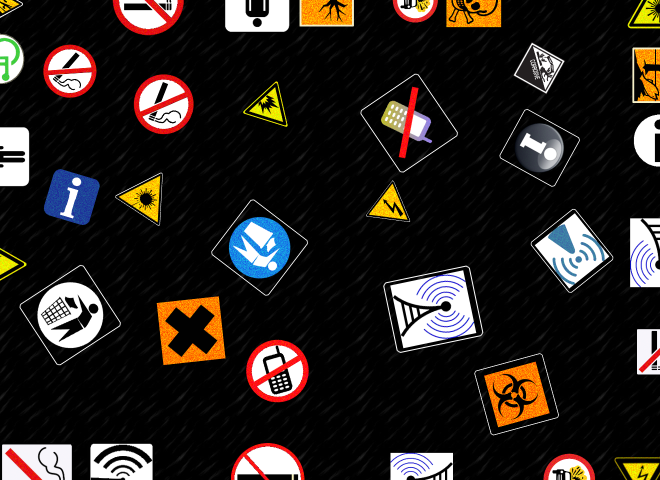
%> input picture TRABALHO_2/Seq39x/imagens/svpi2023_TP2_img_391_09.png, 1320 x 960 px (shown at 1/2 size); its folder holds only this picture in this run
$ octave counter_v3.m   (GNU Octave 9; MATLAB toolbox functions it lacks are replaced by stand-ins)
%> lines starting %> are read from the running program, lines starting %| are printed output that depends on the picture; in (x1, y1, x2, y2) boxes, pixels count from 0 and x2, y2 are one past the last pixel; in counts of white or black regions, pixels touching at a corner belong together; the program's own positions count from 1
clear all
close all
clc
%function tp2_97746()
nn = 97746;

dificuldade = 1; % 1-hardest; 2-mid; 3 - easier

% lista = dir("Imagens de Referência/frame/svpi2023_TP2_img_*"+dificuldade+"_*.png");
% lista = dir("Imagens de Referência/noframe/svpi2023_TP2_img_*"+dificuldade+"_*.png");
 lista = dir("Seq39x/imagens/svpi2023_TP2_img_*"+dificuldade+"_*.png");
% lista = dir("../svpi2023_TP2_img_*"+dificuldade+"_*.png");

num_files = size(lista,1);
matrix = zeros(num_files,18);
for i=1:num_files
    tic
    file = lista(i).name;
    num_seq = str2double(file(18:20));
    num_img = str2double(file(22:23));
    image = im2double(imread([lista(i).folder,'\',lista(i).name]));
    %imshow(image)
    figure
    [obj_border,obj_ok,obj_frame,bio,cor,elec,explo,info,laser,lit,phone,smoking,tox,wc,wifi] = func_identifier(image);
% [9 lines not run here, left out]
function [obj_border,obj_ok,obj_frame,bio,cor,elec,explo,info,laser,lit,phone,smoking,tox,wc,wifi] = func_identifier(image)
obj_border = 0;
obj_ok = 0;
obj_frame = 0;
bio = 0;
cor = 0;
elec = 0;
explo = 0;
info = 0;
laser = 0;
lit = 0;
phone = 0;
smoking = 0;
tox = 0;
wc = 0;
wifi = 0;

Z_hsv = rgb2hsv(image);
%> Z_hsv: size 960x1320x3 double; mean H, S, V 0.0408, 0.078, 0.178
Z = Z_hsv(:,:,3);
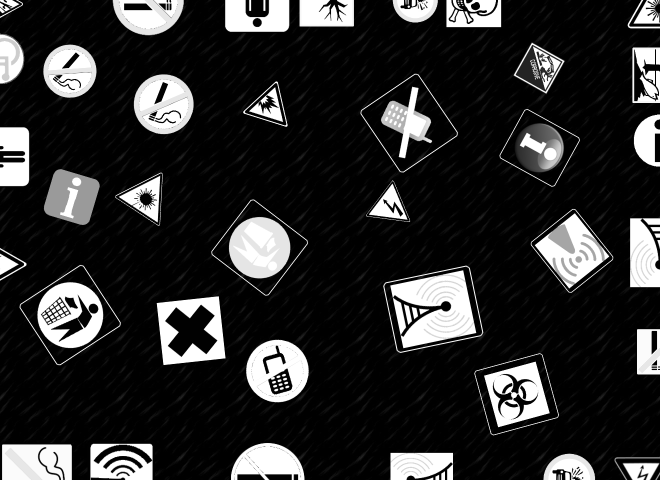
%> Z: size 960x1320 double (shown at 1/2 size); min 0, max 1, mean 0.178
Z = imadjust(Z);
Z = autobin(Z);
%> in autobin, `mask = graythresh(A);`: mask = 0.475
%> in autobin, `Z = imbinarize(A,mask);`:
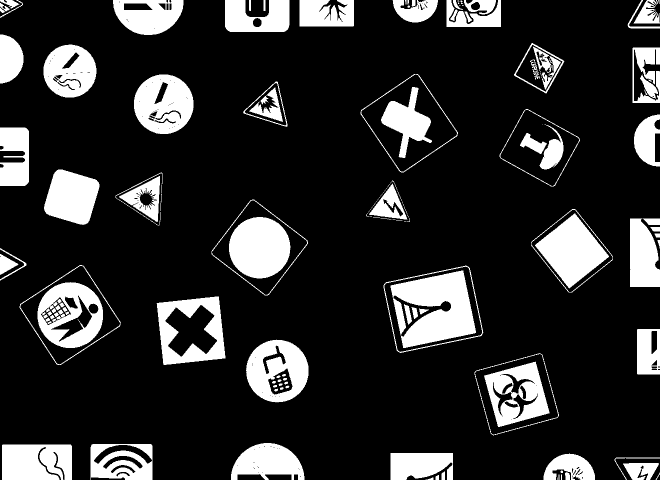
%> Z: size 960x1320 logical (shown at 1/2 size); 17.8% white; 153 white regions (46 under 20 px), largest, box (x1, y1, x2, y2) and area: (781, 541, 952, 696) 16519, (458, 434, 581, 557) 11820, (1070, 427, 1218, 577) 11349
Z_hsv_2 = autobin(imadjust(Z_hsv(:,:,2)));
%> in autobin (call 2), `Z = imbinarize(A,mask);`: Z: size 960x1320 logical; 8% white; 101 white regions (35 under 20 px), largest, box (x1, y1, x2, y2) and area: (313, 592, 451, 731) 9864, (968, 723, 1100, 855) 9788, (457, 433, 582, 558) 8348

tolerance = 0.2;
tolerance_inf = 1-tolerance;
tolerance_sup = 1+tolerance;

mask = bwareaopen(Z, 200);
%> mask: size 960x1320 logical; 17.5% white; 56 white regions
[L,~] = bwlabel(mask);
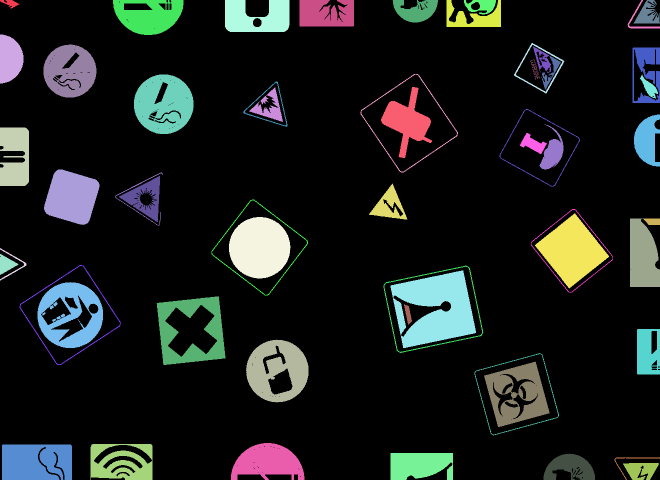
%> L: size 960x1320 double (shown at 1/2 size); 57 distinct labels, from 0 to 56; one colour per label, 0 black
features = regionprops(mask,'all');
%> features = 56 regions; largest, box (x1, y1, x2, y2), Area, Centroid, MajorAxisLength, MinorAxisLength and Eccentricity: (781, 541, 952, 696) 16519 [871.7 618.2] 171.7 157.5 0.399, (458, 434, 581, 557) 11820 [519.8 495.9] 122.7 122.6 0.0441, (1070, 427, 1218, 577) 11349 [1144.6 502.2] 127.8 118.5 0.375
border_limits_solidity = [0.044261*tolerance_inf 0.053804*tolerance_sup];
border_limits_circularity = [0.037822*tolerance_inf 0.046407*tolerance_sup];
border_idx_solidity = find([features.Solidity] > border_limits_solidity(1) & [features.Solidity]<border_limits_solidity(2));
%> border_idx_solidity = [7 13 17 25 28 35 37 41]
border_idx_circularity = find([features.Circularity] > border_limits_circularity(1) & [features.Circularity]<border_limits_circularity(2));
%> border_idx_circularity = [7 17 25 28 35 37 41 47]

mask = ismember(L, intersect(border_idx_solidity, border_idx_circularity));
%> mask: size 960x1320 logical; 0.51% white in thin lines or dots, all inside (x1, y1, x2, y2) = (39, 148, 1226, 871)
filled = imfill(mask, 'holes');
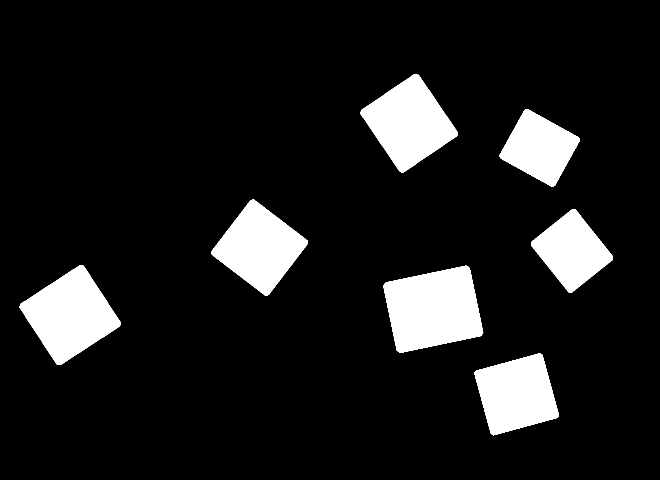
%> filled: size 960x1320 logical (shown at 1/2 size); 10.8% white; 7 white regions
features_filled = regionprops(filled,'all');
%> features_filled = 7 regions; largest, box (x1, y1, x2, y2), Area, Centroid, MajorAxisLength, MinorAxisLength and Eccentricity: (767, 531, 967, 706) 25472 [867 619] 203.9 166.1 0.58, (39, 530, 242, 730) 22408 [140.9 630.8] 176.8 168.7 0.299, (721, 148, 916, 345) 21142 [818.8 246.8] 173.9 161.8 0.367, (423, 399, 616, 591) 20048 [519.8 495.6] 166.2 160.5 0.259
border_idx_circularity = find([features_filled.Circularity] > 0.7);
%> border_idx_circularity = [1 2 3 4 5 6 7]
obj_frame = length(border_idx_circularity);
%> obj_frame = 7
Z_1 = logical(Z-mask);

img = imdilate(Z_1,ones(3));
%> img: size 960x1320 logical; 19.6% white; 62 white regions (1 under 20 px), largest, box (x1, y1, x2, y2) and area: (780, 540, 953, 697) 17620, (457, 433, 582, 558) 12318, (74, 563, 207, 697) 12185
img = imfill(img,'holes');
%> img: size 960x1320 logical; 21.2% white; 49 white regions (1 under 20 px), largest, box (x1, y1, x2, y2) and area: (780, 540, 953, 697) 19764, (312, 592, 452, 731) 16155, (74, 563, 207, 697) 14107
Z_1 = bwconvhull(img,'objects');
%> Z_1: size 960x1320 logical; 22.4% white; 37 white regions, largest, box (x1, y1, x2, y2) and area: (780, 540, 953, 697) 20023, (312, 592, 452, 731) 16386, (74, 563, 207, 697) 14240
Z_1 = bwmorph(Z_1,"bridge");
Z_1 = bwareaopen(Z_1, 200);

S = false(size(Z));
S(1,:)=1;S(end,:)=1;
%> after `S(1,:)=1`: S: size 960x1320 logical; 0.1% white in thin lines or dots, all inside (x1, y1, x2, y2) = (0, 0, 1320, 1)
S(:,1)=1;S(:,end)=1;
%> after `S(:,end)=1`: S: size 960x1320 logical; 0.36% white in thin lines or dots
S = and(S,Z_1);
%> S: size 960x1320 logical; 0.17% white in thin lines or dots
M = imreconstruct(S,Z_1);
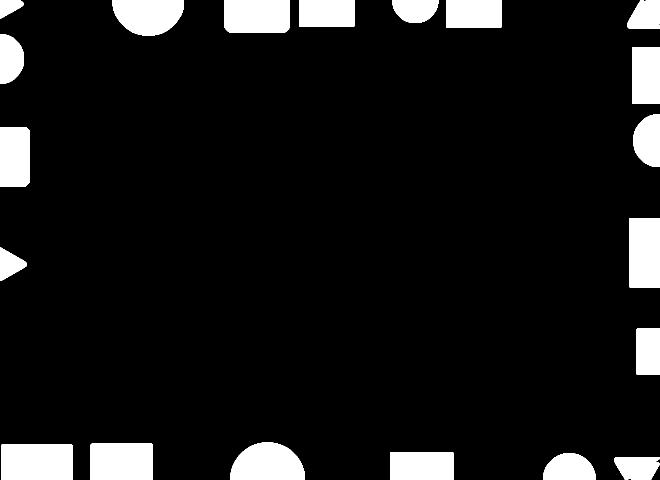
%> M: size 960x1320 logical (shown at 1/2 size); 9.2% white; 20 white regions, largest, box (x1, y1, x2, y2) and area: (3, 888, 145, 960) 10220, (180, 887, 306, 960) 9187, (461, 885, 610, 960) 8924

[~,obj_border] = bwlabel(M);
%> obj_border = 20

N = and(Z_1,not(M));
[L,obj_ok] = bwlabel(N);
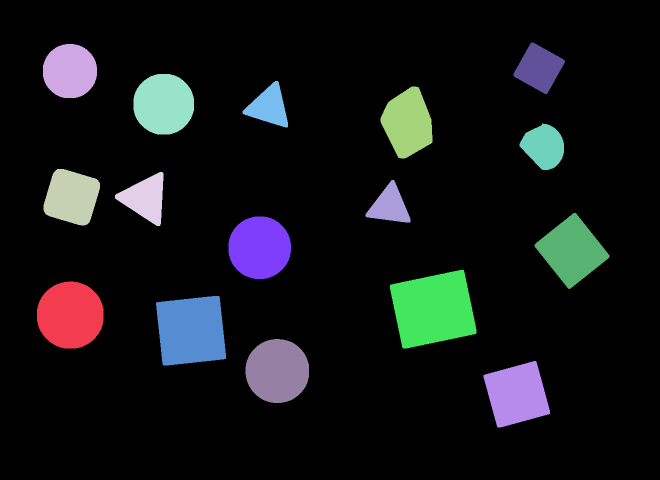
%> L: size 960x1320 double (shown at 1/2 size); 17 distinct labels, from 0 to 16; one colour per label, 0 black
%> obj_ok = 16
L = and(L,Z);
L_2 = and(L,Z_hsv_2);
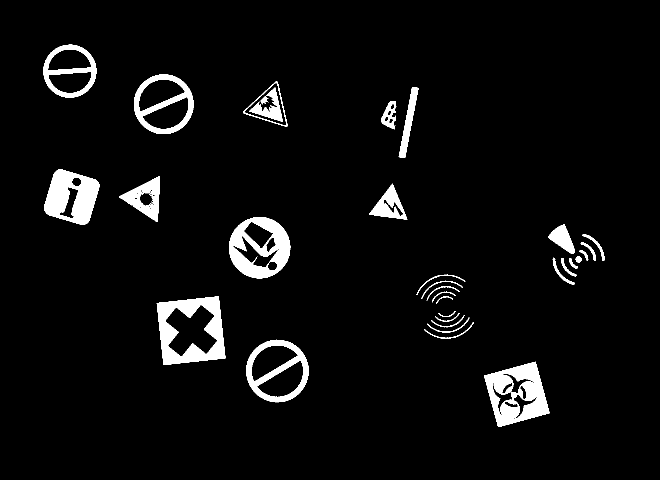
%> L_2: size 960x1320 logical (shown at 1/2 size); 4.9% white; 31 white regions
imshow(L)
features = regionprops(logical(L),'Circularity','Centroid','Solidity','Area','BoundingBox','Eccentricity','Image');
%> features = 85 regions; largest, box (x1, y1, x2, y2), Area, Centroid, Eccentricity, Circularity and Solidity: (781, 541, 952, 696) 16519 [871.7 618.2] 0.399 0.253 0.853, (458, 434, 581, 557) 11820 [519.8 495.9] 0.0441 0.988 0.989, (1070, 427, 1218, 577) 11349 [1144.6 502.2] 0.375 0.784 0.986
features_2 = regionprops(logical(L_2),'Circularity','Centroid','Solidity','Area','BoundingBox','Eccentricity','Image');
%> features_2 = 31 regions; largest, box (x1, y1, x2, y2), Area, Centroid, Eccentricity, Circularity and Solidity: (313, 593, 451, 730) 9379 [382.6 661.8] 0.0131 0.473 0.592, (968, 723, 1099, 854) 9162 [1035.7 789] 0.102 0.62 0.788, (458, 434, 581, 557) 8068 [520.6 497.1] 0.361 0.675 0.675
% [5 lines of commented-out code are left out]
Patts = [[features.Circularity]' [features.Solidity]' [features.Eccentricity]' [features.Eccentricity]'];
%> Patts = 85 rows, first 8: [0.698 0.702 0.338 0.338; 0.912 0.907 0.207 0.207; 0.847 0.915 0.731 0.731; 0.86 0.984 0.039 0.039; 0.796 0.885 0.696 0.696; 0.781 0.895 0.815 0.815; 0.848 0.923 0.527 0.527; 0.733 0.844 0.899 0.899]
Patts_2 = [[features_2.Circularity]' [features_2.Solidity]' [features_2.Eccentricity]' [features_2.Eccentricity]'];
%> Patts_2 = 31 rows, first 8: [0.405 0.403 0.365 0.365; 0.743 0.851 0.332 0.332; 0.477 0.795 0.0907 0.0907; 0.404 0.404 0.369 0.369; 0.473 0.592 0.0131 0.0131; 0.675 0.675 0.361 0.361; 0.0871 0.131 0.101 0.101; 0.405 0.411 0.361 0.361]
for inter = 1:size(Patts,1)
invariant_moments = feature_vec(features(inter).image);
Patts(inter,4) = invariant_moments(1);
end
%> this loop made 1 pass
%> (the run ends here)

$ run again, on TRABALHO_2/Seq39x/imagens/svpi2023_TP2_img_391_14.png
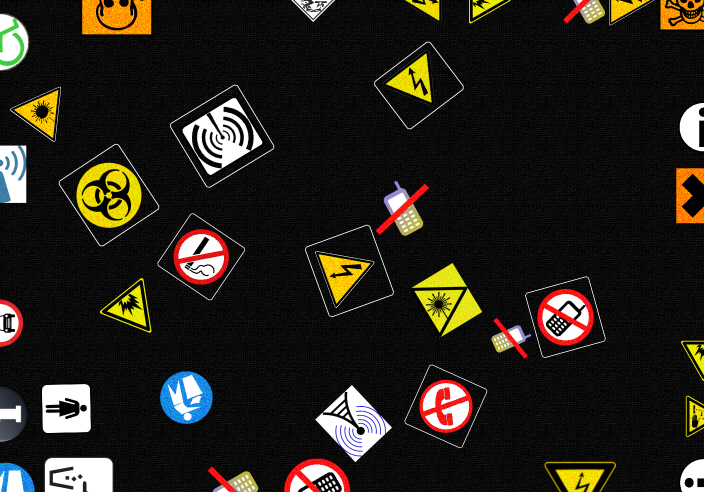
%> input picture TRABALHO_2/Seq39x/imagens/svpi2023_TP2_img_391_14.png, 1408 x 984 px (shown at 1/2 size)
%> Z_hsv: size 984x1408x3 double; mean H, S, V 0.0255, 0.0738, 0.157
%> in autobin, `mask = graythresh(A);`: mask = 0.494
%> in autobin, `Z = imbinarize(A,mask);`:
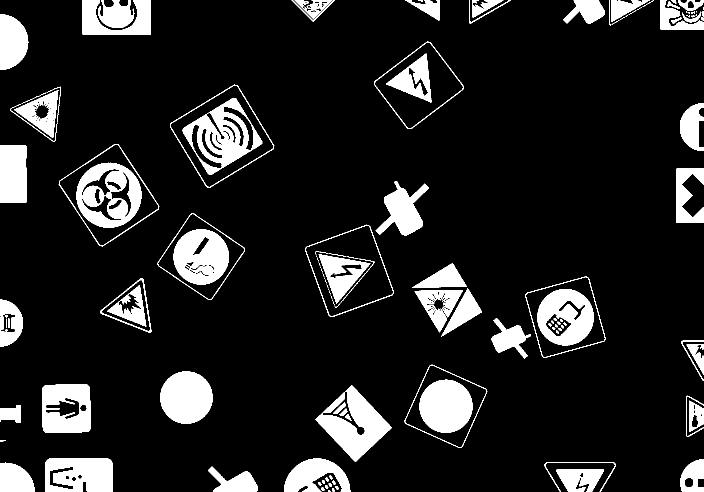
%> Z: size 984x1408 logical (shown at 1/2 size); 12.9% white; 143 white regions (48 under 20 px), largest, box (x1, y1, x2, y2) and area: (631, 770, 784, 924) 10188, (153, 325, 283, 456) 9686, (365, 196, 525, 350) 9452
%> in func_identifier, `features = regionprops(mask,'all');`: features = 57 regions; largest, box (x1, y1, x2, y2), Area, Centroid, MajorAxisLength, MinorAxisLength and Eccentricity: (631, 770, 784, 924) 10188 [710.3 850.5] 135 123.8 0.399, (153, 325, 283, 456) 9686 [218.4 390.9] 140.7 140.4 0.0669, (365, 196, 525, 350) 9452 [444.9 273.2] 139 134.6 0.248
%> border_idx_solidity = [10 16 18 25 30 33 42]
%> in func_identifier, `border_idx_circularity = find([features.Circularity] > border_limits_c..`: border_idx_circularity = [10 16 18 25 30 33 36 39 42 53]
%> filled: size 984x1408 logical; 9.8% white; 7 white regions
%> features_filled = 7 regions; largest, box (x1, y1, x2, y2), Area, Centroid, MajorAxisLength, MinorAxisLength and Eccentricity: (340, 169, 549, 375) 24010 [444.6 272.9] 183.2 174.4 0.307, (117, 288, 319, 493) 22658 [218.5 390.7] 181.8 165.9 0.409, (610, 449, 788, 634) 20809 [699.5 542.4] 173.2 159.9 0.384, (1050, 553, 1211, 716) 17894 [1131.4 634.8] 156.1 152.6 0.209
%> in func_identifier, `border_idx_circularity = find([features_filled.Circularity] > 0.7);`: border_idx_circularity = [1 2 3 4 5 6 7]
%> obj_frame = 7
%> M: size 984x1408 logical; 6.7% white; 21 white regions, largest, box (x1, y1, x2, y2) and area: (163, 0, 303, 70) 9799, (89, 915, 226, 984) 9380, (1088, 923, 1233, 984) 7337
%> obj_border = 21
%> N: size 984x1408 logical; 10.2% white; 15 white regions, largest, box (x1, y1, x2, y2) and area: (364, 195, 526, 351) 14563, (152, 324, 284, 457) 13939, (630, 769, 785, 925) 12549
%> obj_ok = 15
%> in func_identifier, `L_2 = and(L,Z_hsv_2);`:
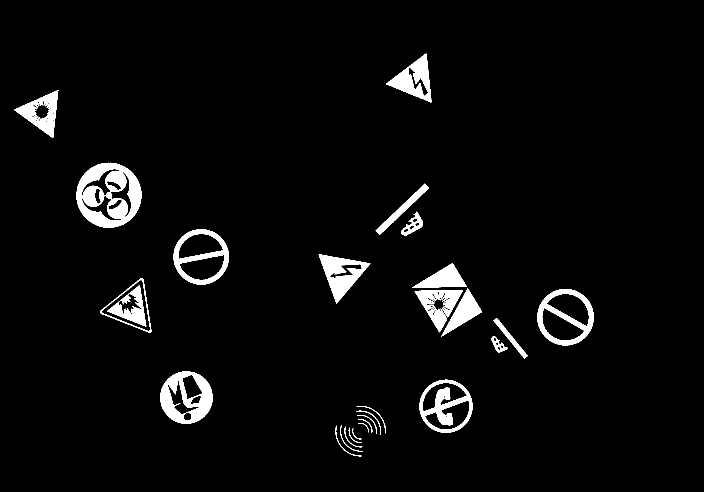
%> L_2: size 984x1408 logical (shown at 1/2 size); 4% white; 28 white regions
%> in func_identifier, `features = regionprops(logical(L),'Circularity','Centroid','Solidity',..`: features = 59 regions; largest, box (x1, y1, x2, y2), Area, Centroid, Eccentricity, Circularity and Solidity: (631, 770, 784, 924) 10188 [710.3 850.5] 0.399 0.679 0.854, (153, 325, 283, 456) 9686 [218.4 390.9] 0.0669 0.719 0.722, (365, 196, 525, 350) 9452 [444.9 273.2] 0.248 0.558 0.678
%> features_2 = 28 regions; largest, box (x1, y1, x2, y2), Area, Centroid, Eccentricity, Circularity and Solidity: (153, 325, 283, 456) 9686 [218.4 390.9] 0.0669 0.719 0.722, (320, 743, 425, 848) 5887 [373.4 796.9] 0.359 0.668 0.674, (637, 509, 741, 607) 4259 [682.7 549.2] 0.334 0.527 0.85
%> Patts = 59 rows, first 8: [0.0242 0.0782 0.975 0.975; 0.5 0.793 0.0944 0.0944; 0.0586 0.496 1 1; 0.714 0.806 0.27 0.27; 0.0316 0.1 0.955 0.955; 0.719 0.722 0.0669 0.0669; 0.0876 0.131 0.163 0.163; 0.47 0.743 0.116 0.116]
%> Patts_2 = 28 rows, first 8: [0.5 0.793 0.0944 0.0944; 0.719 0.722 0.0669 0.0669; 0.0876 0.131 0.163 0.163; 0.47 0.743 0.116 0.116; 0.668 0.674 0.359 0.359; 0.402 0.402 0.373 0.373; 0.527 0.85 0.334 0.334; 0.0537 0.124 0.971 0.971]
%> the loop in func_identifier, `for inter = 1:size(Patts,1)` made 1 pass
